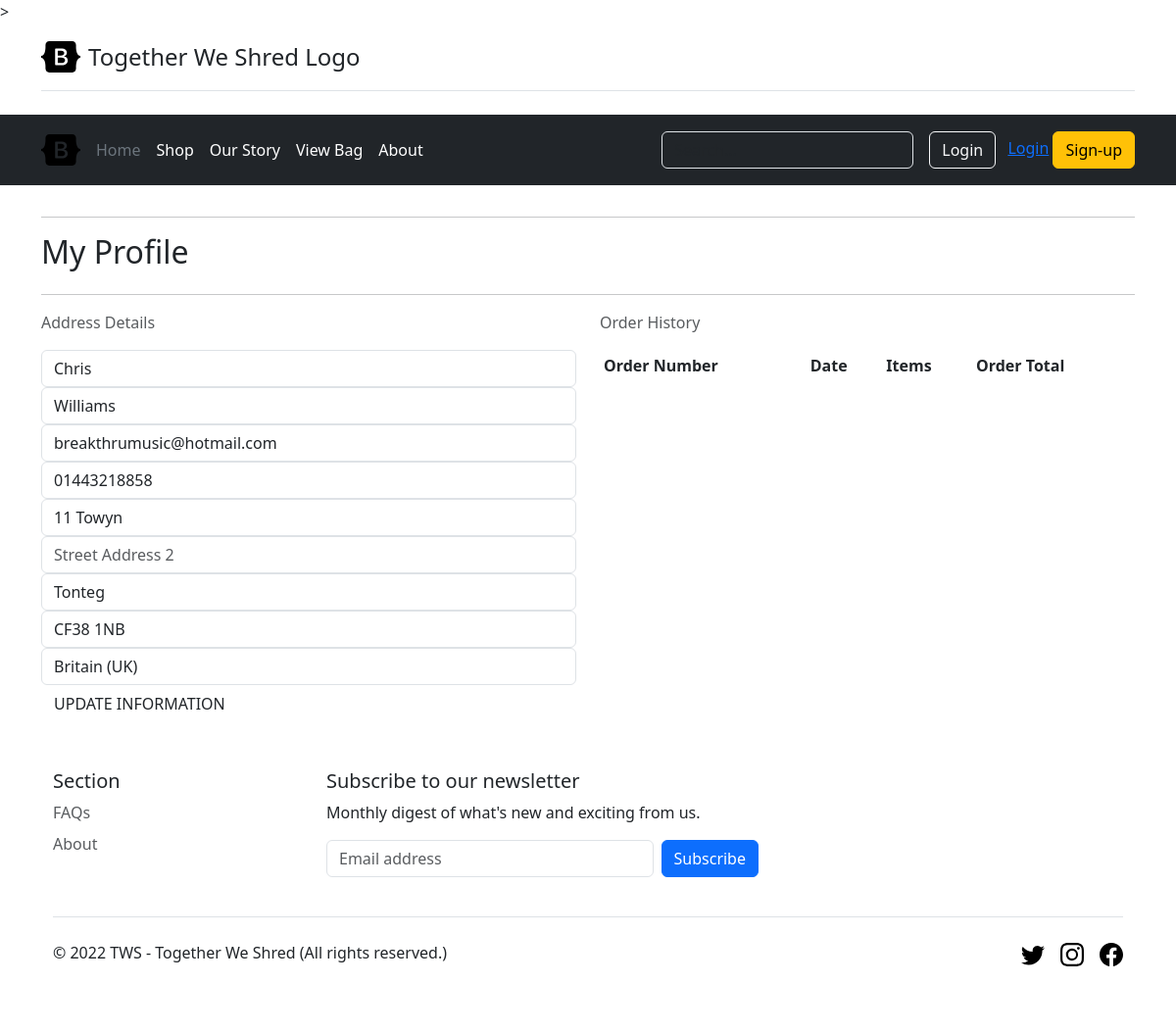
The page /customerprofile/ (signed in) on the database as committed earlier.
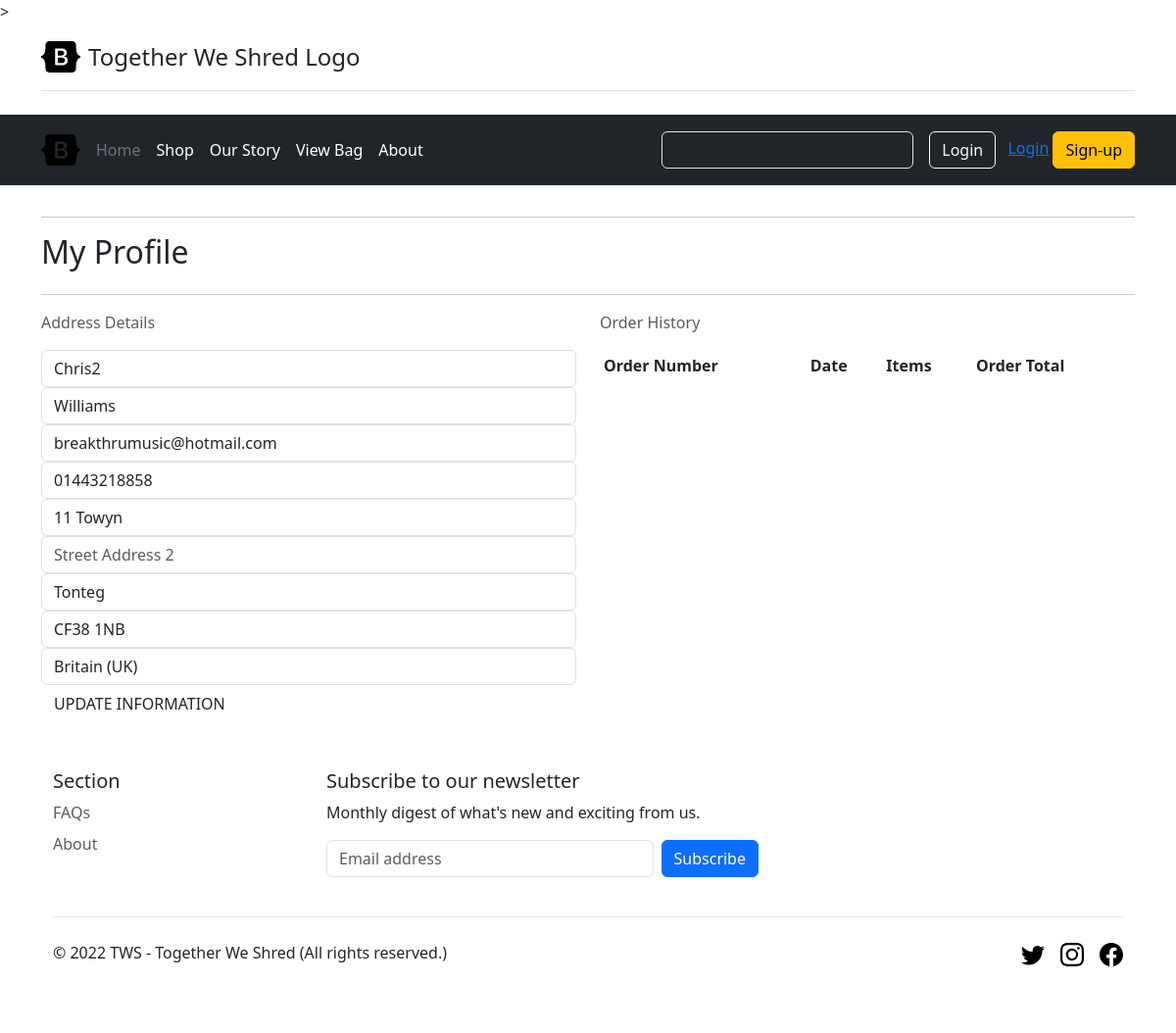
The same page on the database as committed later.
### customerprofile/models.py (models this page shows)
class Customer(models.Model):
    user = models.OneToOneField(User, null=True, blank=True, on_delete=models.CASCADE)
    name = models.CharField(max_length=200, null=True)              #USED FOR FIRST NAME CAN I CONCATENATE ?
    surname = models.CharField(max_length=200, null=True)
    email = models.EmailField()
    phone_number = models.CharField(max_length=20, null=True, blank=False)                 #set Null=True on alot of fields whilst one migration -----
    street_address1 = models.CharField(max_length=80, null=True , blank=False)
    street_address2 = models.CharField(max_length=80, null=True, blank=True)
    town_or_city = models.CharField(max_length=40, null=True, blank=False)
    postcode = models.CharField(max_length=20, null=True, blank=True)
    country = CountryField(blank_label='Country *', null=True , blank=False)            #  set Null = True to workaround re visit country dropdown issue
    def __str__(self):
        return self.user.username

### customerprofile/views.py (the view)
# urls.py: path('', views.profile, name='profile'),
@login_required
def profile(request):
    profile = get_object_or_404(Customer, user=request.user)
    print("logged in as:", profile)                     #troubleshooting
    if request.method == 'POST':
        form = CustomerProfileForm(request.POST, instance=profile)
        if form.is_valid():
            form.save()
            messages.success(request, 'Profile updated successfully')
        else:
            messages.error(request, 'Update failed. Please ensure the form is valid.')
    else:
        form = CustomerProfileForm(instance=profile)
    orders = profile.orders.all()
    template = 'customerprofile/customerprofile.html'
    context = {
        'form': form,
        'orders': orders,
        'on_profile_page': True
    }
    return render(request, template, context)

### customerprofile/templates/customerprofile/customerprofile.html (shortened to what this page needs)
{% extends "base.html" %}
{% load static %}
{% block content %}
    <div class="container">
        <div class="row">
            <div class="col">
                <hr>
                <h2 class="logo-font mb-4">My Profile</h2>
                <hr>
            </div>
        </div>
        <div class="row">
            <div class="col-12 col-lg-6">
                <p class="text-muted">Address Details</p>
                <form class="mt-3" action="{% url 'profile' %}" method="POST" id="profile-update-form">
                    {{ form|crispy }}
                    <button class="btn btn-black rounded-0 text-uppercase float-right">Update Information</button>
                </form>
            </div>
            <div class="col-12 col-lg-6">
                <p class="text-muted">Order History</p>
                <div class="order-history table-responsive">
                    <table class="table table-sm table-borderless">
                        <thead>
                            <tr>
                                <th>Order Number</th>
                                <th>Date</th>
                                <th>Items</th>
                                <th>Order Total</th>
                            </tr>
                        </thead>
                    </table>
                </div>
            </div>
        </div>
{% endblock %}

### templates/base.html (shortened to what this page needs)
{% load static %}
<!doctype html>
<html lang="en">
  <head>
    {% block basecss %}
        <link rel="stylesheet" href="https://cdn.jsdelivr.net/npm/bootstrap@5.3.0-alpha1/dist/css/bootstrap.min.css" rel="stylesheet">>
        <link rel="stylesheet" href="{% static 'css/base.css' %}">
        {% endblock %}
  </head>
  <body>
    <div class="container">
        <header class="d-flex flex-wrap justify-content-center py-3 mb-4 border-bottom">
          <a href="/" class="d-flex align-items-center mb-3 mb-md-0 me-md-auto text-dark text-decoration-none">
            <svg class="bi me-2" width="40" height="32"><use xlink:href="#bootstrap"/></svg>
            <span class="fs-4">Together We Shred Logo</span>
          </a>
        </header>
      </div>
      <header class="p-3 text-bg-dark">
        <div class="container">
          <div class="d-flex flex-wrap align-items-center justify-content-center justify-content-lg-start">
            <a href="/" class="d-flex align-items-center mb-2 mb-lg-0 text-white text-decoration-none">
              <svg class="bi me-2" width="40" height="32" role="img" aria-label="Bootstrap"><use xlink:href="#bootstrap"/></svg>
            </a>
            <ul class="nav col-12 col-lg-auto me-lg-auto mb-2 justify-content-center mb-md-0">
              <li><a href="#" class="nav-link px-2 text-secondary">Home</a></li>
              <li><a href="{% url 'product_list'%}" class="nav-link px-2 text-white">Shop</a></li>
              <li><a href="#" class="nav-link px-2 text-white">Our Story</a></li>
              <li><a href="{% url 'view_shoppingbag'%}" class="nav-link px-2 text-white">View Bag</a></li>
              <li><a href="#" class="nav-link px-2 text-white">About</a></li>
            </ul>
            <form class="col-12 col-lg-auto mb-3 mb-lg-0 me-lg-3" role="search">
              <input type="search" class="form-control form-control-dark text-bg-dark" placeholder="Search..." aria-label="Search">
            </form>
            <div class="text-end">
              <button type="button" class="btn btn-outline-light me-2">Login</button>
              <a href="{% url 'account_login' %}">Login</a>
              <button type="button" class="btn btn-warning">Sign-up</button>
            </div>
          </div>
        </div>
      </header>
    {% block content %}
    {% endblock %}
    <div class="container">
        <footer class="py-5">
          <div class="row">
    <div class="col-6 col-md-2 mb-3">
        <h5>Section</h5>
        <ul class="nav flex-column">
           <li class="nav-item mb-2"><a href="#" class="nav-link p-0 text-muted">FAQs</a></li>
          <li class="nav-item mb-2"><a href="#" class="nav-link p-0 text-muted">About</a></li>
        </ul>
      </div>
    <div class="col-md-5 offset-md-1 mb-3">
        <form>
          <h5>Subscribe to our newsletter</h5>
          <p>Monthly digest of what's new and exciting from us.</p>
          <div class="d-flex flex-column flex-sm-row w-100 gap-2">
            <input id="newsletter1" type="text" class="form-control" placeholder="Email address">
            <button class="btn btn-primary" type="button">Subscribe</button>
          </div>
        </form>
      </div>
    </div>
    <div class="d-flex flex-column flex-sm-row justify-content-between py-4 my-4 border-top">
      <p>&copy; 2022 TWS - Together We Shred (All rights reserved.)</p>
      <ul class="list-unstyled d-flex">
        <li class="ms-3"><a class="link-dark" href="#"><svg class="bi" width="24" height="24"><use xlink:href="#twitter"/></svg></a></li>
        <li class="ms-3"><a class="link-dark" href="#"><svg class="bi" width="24" height="24"><use xlink:href="#instagram"/></svg></a></li>
        <li class="ms-3"><a class="link-dark" href="#"><svg class="bi" width="24" height="24"><use xlink:href="#facebook"/></svg></a></li>
      </ul>
    </div>
</div>
  </body>
</html>

Rows that differ between the two databases and show on the page:
changed Customer "Williams": name "Chris" → "Chris2"
